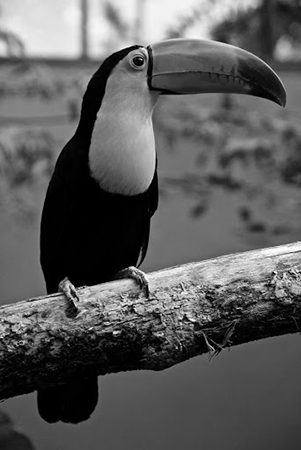
#> input picture basic/images/parrot.png, 301 x 450 px, found by its file name
$ python edge_detection_comparison.py   (older library calls are emulated)
#> lines starting #> are read from the running program, lines starting #| are printed output that depends on the picture; after the words box and inside, x2 and y2 are one past the last pixel; in counts of white or black regions, pixels touching at a corner belong together
#!/usr/bin/env python3
# -*- coding: utf-8 -*-
"""
Created on Sat Jan 13 16:00:07 2024

@author: mehmetakkan
"""

import cv2 # görüntü işleme
import numpy as np # matematiksel işlemler
import matplotlib.pyplot as plt # görselleştirme işlemleri için


# Görüntü gri tonlamalı olarak yüklenir
# Nedeni, gri tonlamalı görüntülerin renk bilgilerini içermemesinin,
# kenar tespiti gibi işlemleri daha kolay hale getirmesidir.
image = cv2.imread('/Users/mehmetakkan/Desktop/my_work/image_processing/images/parrot.png', cv2.IMREAD_GRAYSCALE)
#> image is the input picture: shape (450, 301); min 0, max 255, mean 91.3

# Canny Kenar Tespit
canny_edges = cv2.Canny(image, 50, 150) # Alt eşik 50, üst eşik 150
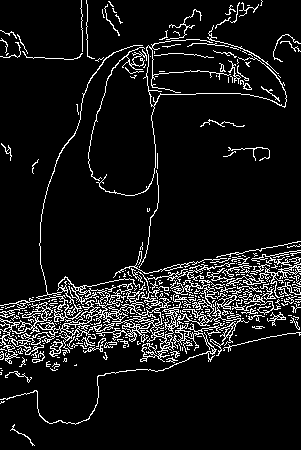
#> canny_edges: shape (450, 301); 9% white in thin lines or dots

# Prewitt operatörünün x ve y yönlerindeki filtreleri tanımlanmaktadır
kernel_x = np.array([[-1, 0, 1], [-1, 0, 1], [-1, 0, 1]]) #
kernel_y = np.array([[-1, -1, -1], [0, 0, 0], [1, 1, 1]])

# Prewitt operatörü kullanılarak görüntünün x ve y yönlerindeki türevleri
# hesaplanarak kenarların tespiti yapılmaktadır.
prewitt_edges_x = cv2.filter2D(image, -1, kernel_x)
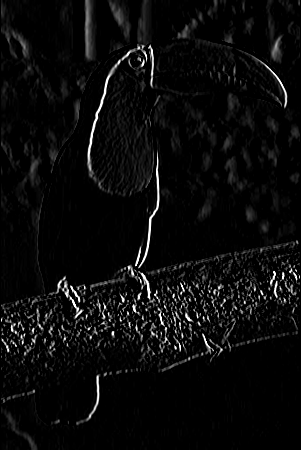
#> prewitt_edges_x: shape (450, 301); min 0, max 255, mean 11.1
prewitt_edges_y = cv2.filter2D(image, -1, kernel_y)
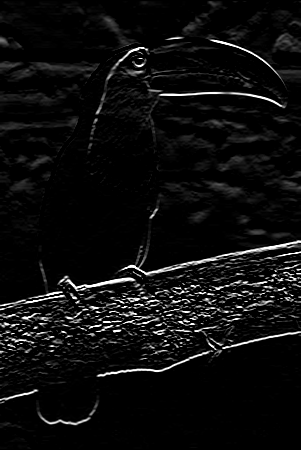
#> prewitt_edges_y: shape (450, 301); min 0, max 255, mean 13.6

# x ve y yönlerindeki türevlerin değerlerinin karelerinin toplamı alınmakta ve
# bu değere kök alınarak kenarların kalınlığı hesaplanarak kenar tespiti yapılmaktadır.
prewitt_magnitude = np.sqrt(prewitt_edges_x**2 + prewitt_edges_y**2)
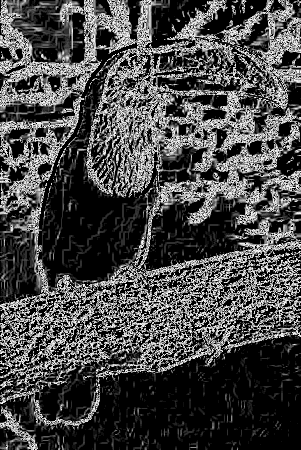
#> prewitt_magnitude: shape (450, 301) float16; min 0, max 15.91, mean 4.53; drawn with min black and max white

# Sobel operatörü kullanılarak görüntünün x ve y yönlerindeki türevleri
# hesaplanarak kenarların tespiti yapılmaktadır.
sobel_edges_x = cv2.Sobel(image, cv2.CV_64F, 1, 0, ksize=3)
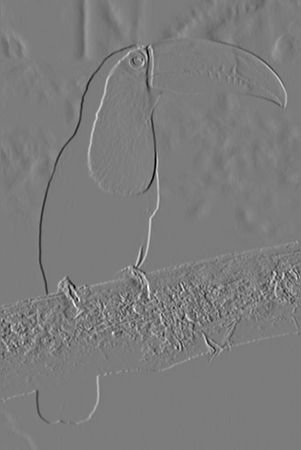
#> sobel_edges_x: shape (450, 301) float64; min -850, max 894, mean -0.5; drawn with min black and max white
sobel_edges_y = cv2.Sobel(image, cv2.CV_64F, 0, 1, ksize=3)
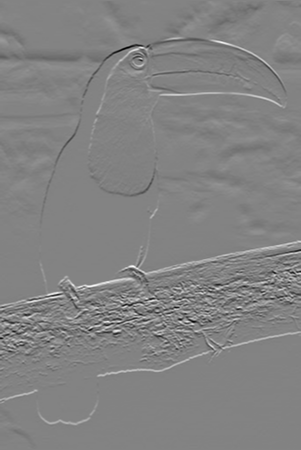
#> sobel_edges_y: shape (450, 301) float64; min -943, max 891, mean -2.3; drawn with min black and max white

# tespit edilen x ve y yönlerindeki türevlerin değerlerinin karelerinin toplamı
# alınmakta ve bu değere kök alınarak kenarların kalınlığı hesaplanarak kenar tespiti yapılmaktadır.
sobel_magnitude = np.sqrt(sobel_edges_x**2 + sobel_edges_y**2)
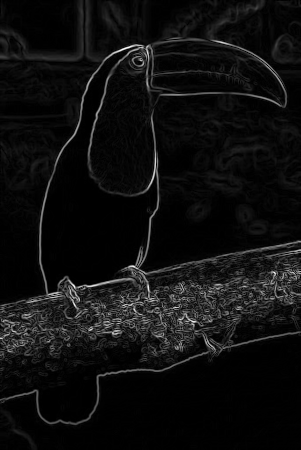
#> sobel_magnitude: shape (450, 301) float64; min 0, max 976.9, mean 59; drawn with min black and max white

# sonuçları görselleştirmek için kullanılacak başlıkları ve görüntüleri içeren listeler.
Titles = ["Orjinal", "Canny", "Prewitt", "Sobel", "Prewitt X Yönü", "Prewitt Y Yönü"]
imgs = [image, canny_edges, prewitt_magnitude, sobel_magnitude, prewitt_edges_x, prewitt_edges_y]

# görüntü sayısına göre subplotlar oluşturulmakta ve görüntüler gösterilecek figürün boyutu ayarla.
count = len(Titles)
plt.figure(figsize=(15, 10))

for i in range(count):

    plt.subplot(2, 3, i + 1)
    plt.title(Titles[i])
    plt.axis('off')
    plt.imshow(imgs[i], cmap='gray')

plt.show()

$ run again, with basic/images/cup.png copied over basic/images/parrot.png
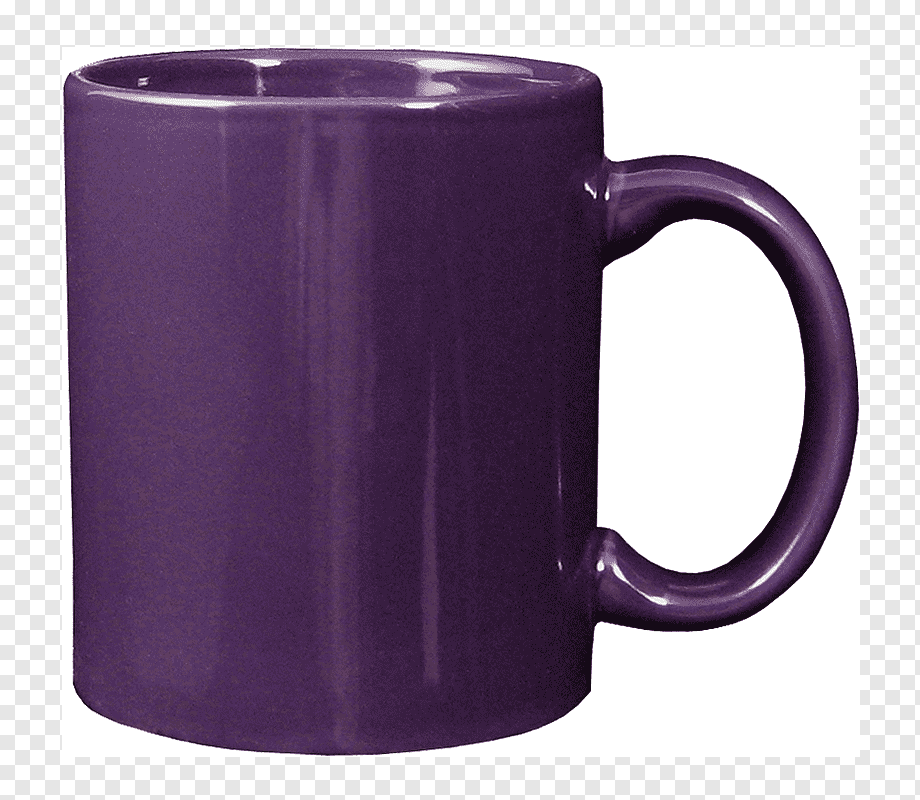
#> input picture basic/images/cup.png, 920 x 800 px, found by its file name
#> `canny_edges = cv2.Canny(image, 50, 150)`:
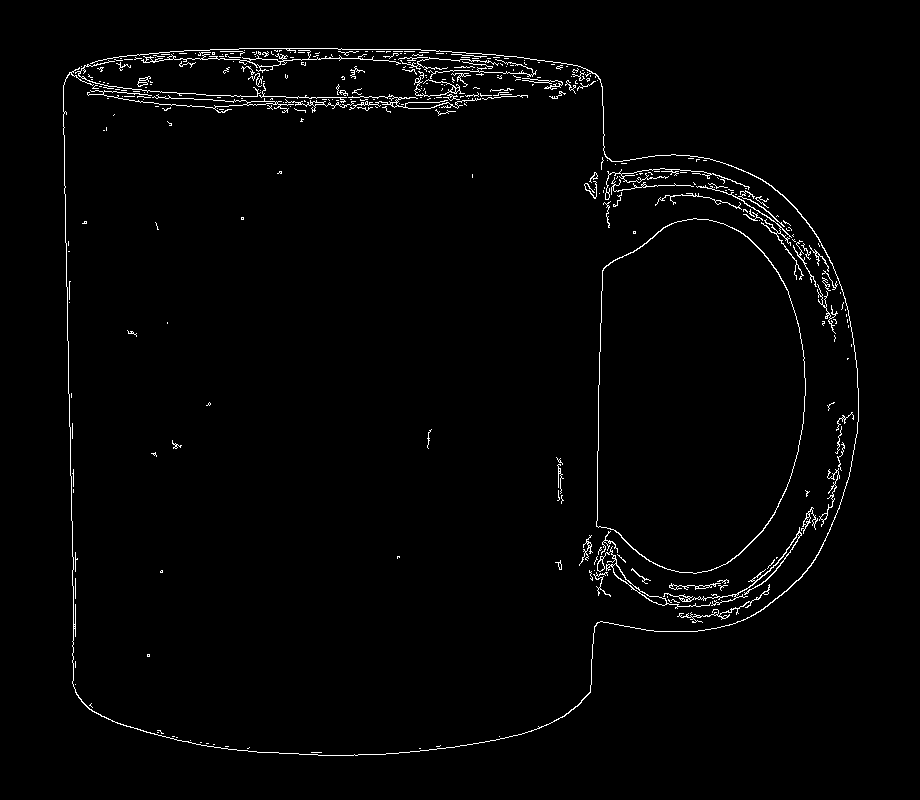
#> canny_edges: shape (800, 920); 1.7% white in thin lines or dots, all inside (x1, y1, x2, y2) = (63, 48, 859, 756)
#> `sobel_magnitude = np.sqrt(sobel_edges_x**2 + sobel_edges_y**2)`:
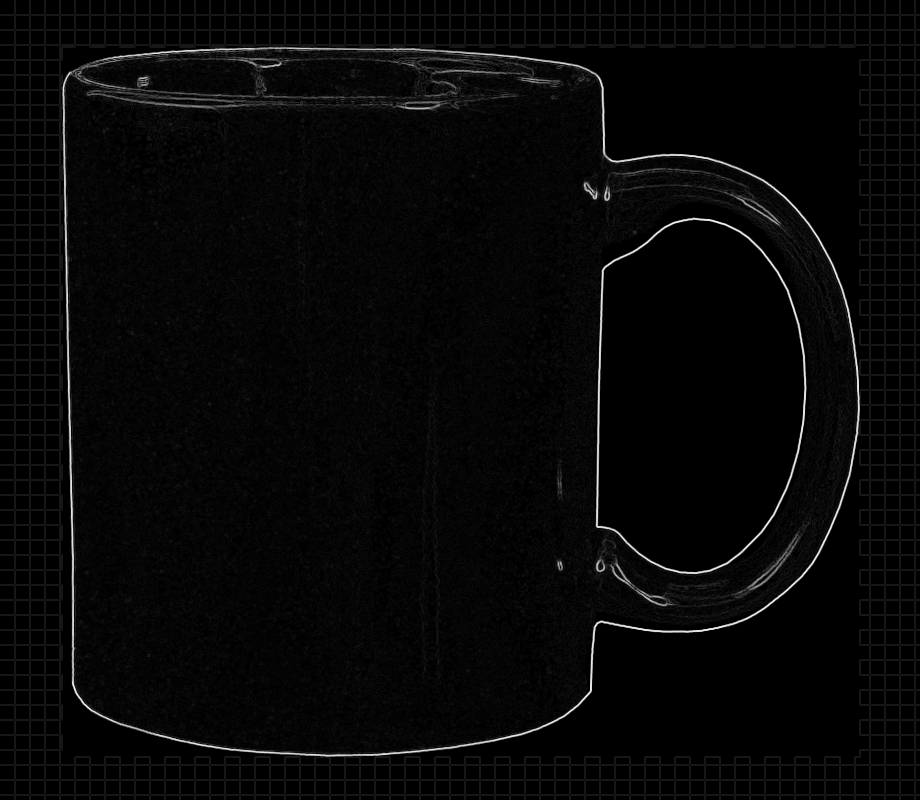
#> sobel_magnitude: shape (800, 920) float64; min 0, max 1077.8, mean 31.4; drawn with min black and max white

$ run again, with basic/images/brain.jpg saved as basic/images/parrot.png
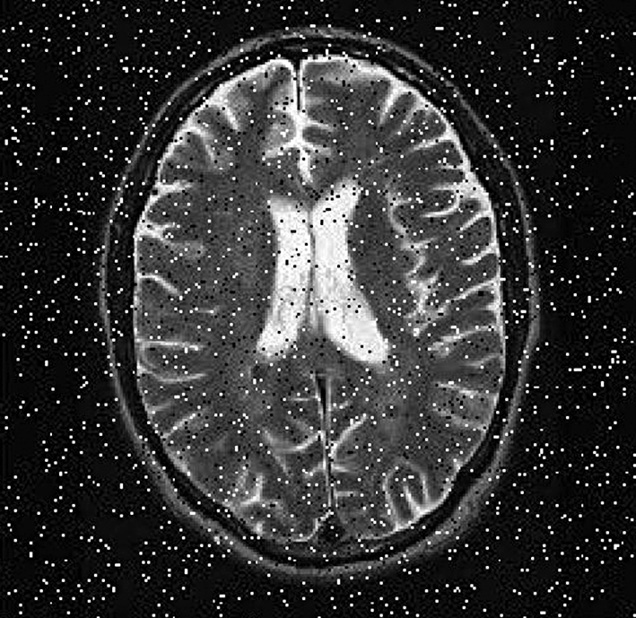
#> input picture basic/images/brain.jpg, 636 x 618 px, found by its file name
#> image is the input picture: shape (618, 636); min 0, max 255, mean 52.4
#> `canny_edges = cv2.Canny(image, 50, 150)`:
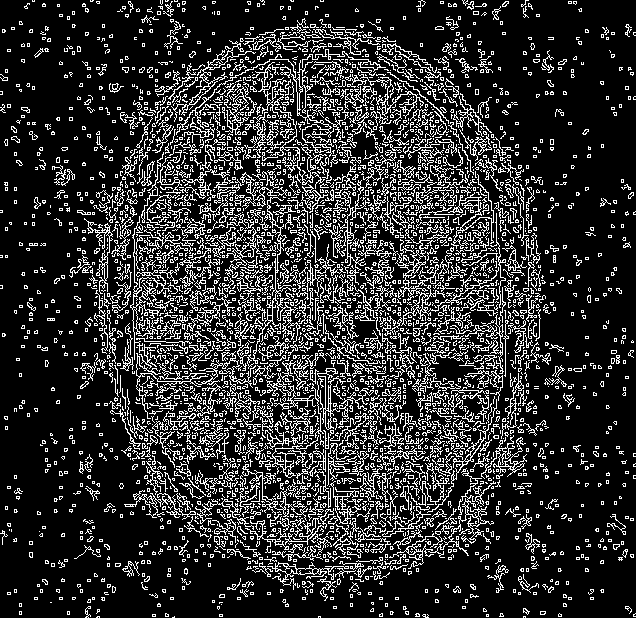
#> canny_edges: shape (618, 636); 18.6% white in thin lines or dots
#> `sobel_magnitude = np.sqrt(sobel_edges_x**2 + sobel_edges_y**2)`:
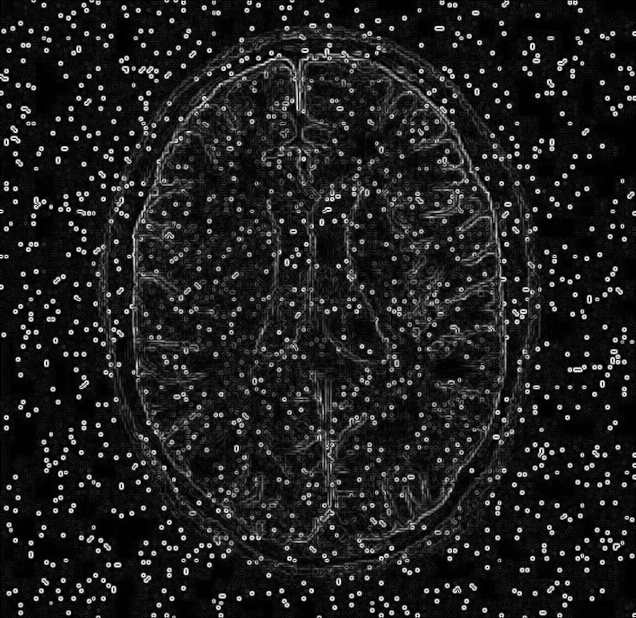
#> sobel_magnitude: shape (618, 636) float64; min 0, max 1019.9, mean 125.1; drawn with min black and max white
